Frame 1 (no input): blank canvas, image omitted
Frame 60 (no input): blank canvas, image omitted
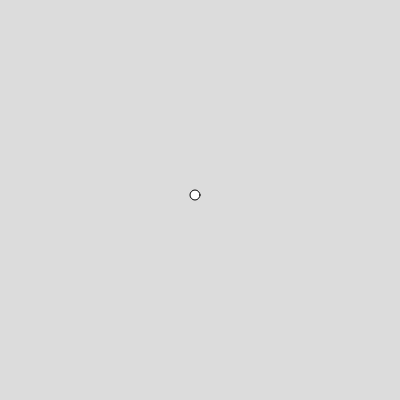
Frame 120 (the mouse pressed at the canvas centre since frame 60)

The p5.js sketch whose frames 1 and 60 were blank and that drew this single picture after the mouse press (run headless with seeded random() and noise() and a simulated clock; from frame 60 on, the mouse is pressed at the canvas centre):

// p5.js sketch
// ── sketch.js
function setup() {
  createCanvas(400, 400);
}

function draw() {
  background(220);
	ellipse(mouseX -5, mouseY -5, 10,10);
}
